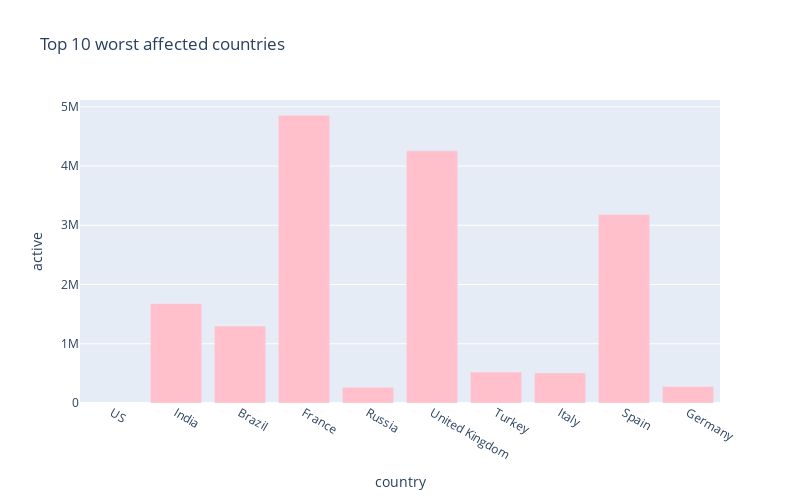

Write notebook code for a chart like this one.
### Markdown cell above
# Worst hit countries - Active cases

### Code cell
px.bar(
    sorted_country_df.head(10),
    x = "country",
    y = "active",
    title= "Top 10 worst affected countries", # the axis names
    color_discrete_sequence=["pink"], 
    height=500,
    width=800
)

### Figure 1 — Plotly figure (JSON) as saved in the notebook; plotly's stock layout.template omitted (floating-point values rounded to 4 significant figures)
{"data": [{"alignmentgroup": "True", "hovertemplate": "country=%{x}<br>active=%{y}<extra></extra>", "legendgroup": "", "marker": {"color": "pink"}, "name": "", "offsetgroup": "", "orientation": "v", "showlegend": false, "textposition": "auto", "type": "bar", "x": ["US", "India", "Brazil", "France", "Russia", "United Kingdom", "Turkey", "Italy", "Spain", "Germany"], "xaxis": "x", "y": [null, 1679740, 1299875, 4858989, 266749, 4257494, 523169, 506738, 3179926, 279394], "yaxis": "y"}], "layout": {"barmode": "relative", "height": 500, "legend": {"tracegroupgap": 0}, "title": {"text": "Top 10 worst affected countries"}, "width": 800, "xaxis": {"anchor": "y", "domain": [0, 1], "title": {"text": "country"}}, "yaxis": {"anchor": "x", "domain": [0, 1], "title": {"text": "active"}}}}
